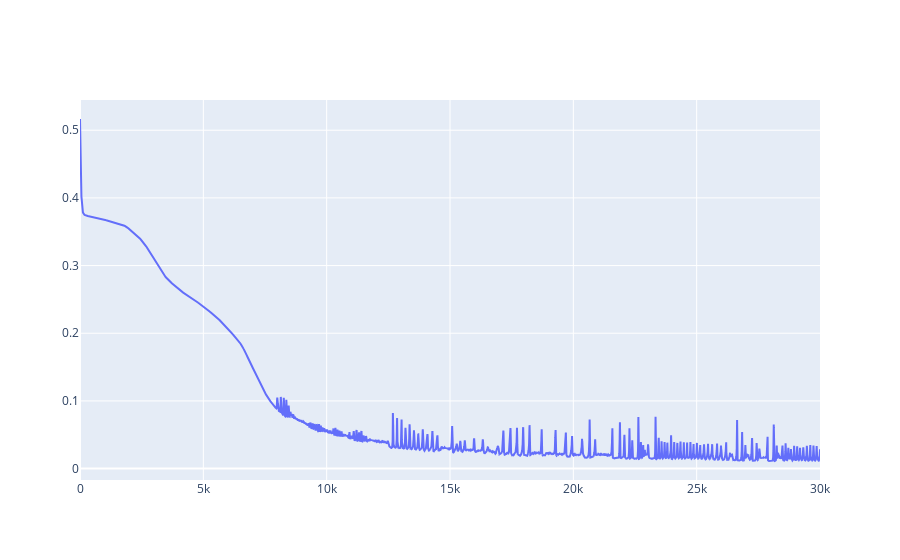

The code cell stored with this chart in its notebook:
### Code cell
#Sanity check the loss
x = np.arange(len(circle_loss_history))
fig = go.Figure(data=go.Scatter(x=x, y=circle_loss_history))
fig.show()

### Figure 1 — Plotly figure (JSON) as saved in the notebook; plotly's stock layout.template omitted (floating-point values rounded to 4 significant figures; data arrays with more than 128 entries replaced by an {"elided": "..."} marker saying what was removed)
{"data": [{"type": "scatter", "x": {"elided": "30001 int values"}, "y": {"elided": "30001 float values"}}], "layout": {"autosize": true, "xaxis": {"autorange": true, "range": [0, 30000], "type": "linear"}, "yaxis": {"autorange": true, "range": [-0.01687, 0.5447], "type": "linear"}}}
